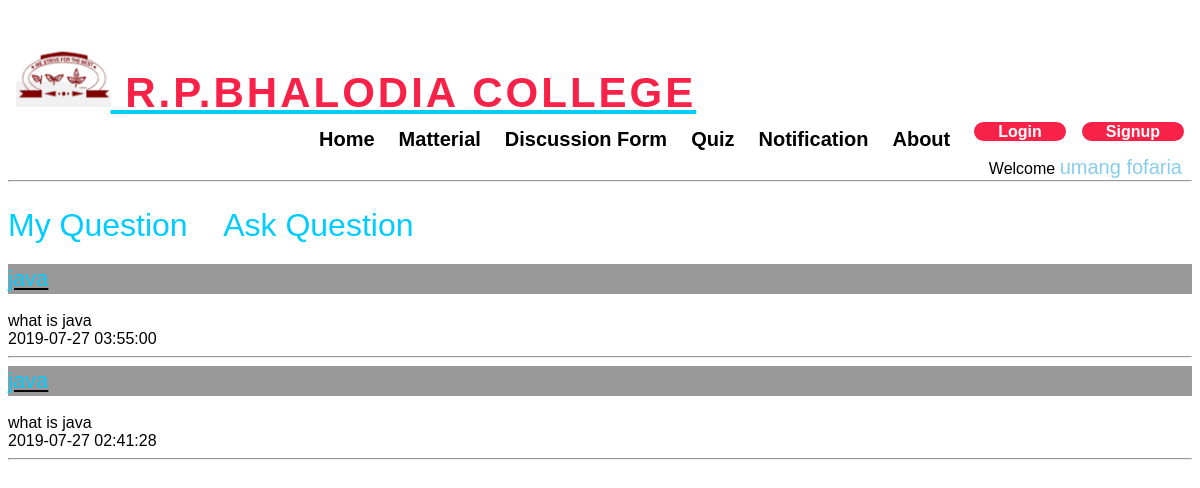
The page /que.php on the database its author committed.
### tables this page shows
CREATE TABLE IF NOT EXISTS `users` (
  `user_id` int(100) NOT NULL,
  `name` varchar(25) NOT NULL,
  `surname` varchar(25) NOT NULL,
  `username` varchar(25) NOT NULL,
  `password` varchar(25) NOT NULL,
  `email` varchar(40) NOT NULL,
  `enroll` varchar(15) NOT NULL,
  `address` varchar(100) NOT NULL,
  `mobile` varchar(15) NOT NULL,
  `ac_type` varchar(10) NOT NULL,
  `user_status` int(11) NOT NULL
);

CREATE TABLE IF NOT EXISTS `question` (
  `question_id` int(11) NOT NULL AUTO_INCREMENT,
  `heading` varchar(50) NOT NULL,
  `question_detail` varchar(20000) NOT NULL,
  `datetime` datetime NOT NULL,
  `user_id` int(11) NOT NULL,
  `subtopic_id` int(11) NOT NULL,
  `views` int(11) NOT NULL,
  PRIMARY KEY (`question_id`)
);

### utility.php (called while the page is built, shortened)
<?php
	function ExecuteQuery($SQL)
	{
		$row=mysql_query($SQL);
		return $row;
	}

### que.php (the view, shortened to what this page needs)
<?php session_start();
	include("utility.php");
		include("welcome.php");
	echo "<div class='que' style='margin-top:25px;'>";
	echo "<h1>My Question &nbsp; &nbsp;";
	echo "<a href='question.php' style='color:#00CCFF; text-decoration:none;'>Ask Question</h1></a>";
	$sql="SELECT * FROM question where user_id=1";
	$result=ExecuteQuery($sql);
	while($row=mysql_fetch_array($result))
	{
		echo "<span style='display:block; height:30px; background-color:#999999; font-weight:bold; line-height:30px; width:auto;'>";
		echo "<span style='display:block; height:30px; background-color:#999999; font-weight:bold; line-height:30px; font-size:22px;'><a href='questionview.php?qid=$row[question_id]'><h4>$row[heading]</h4></a></span>";
		echo "</span>";
		echo "<br />";
		echo $row['question_detail'];
		echo "<br />";
		echo $row['datetime'];
		echo "<hr>";
	}
	echo "</div>";
?>

### welcome.php
<?php
$sql="Select * from users where user_id=1";
$rows=ExecuteQuery($sql);
$row=mysql_fetch_array($rows);
echo "<div id='UserName12' style='float:right; margin-top:-24px; margin-right:10px;'>Welcome <a href='uedit.php' style='text-decoration:none; color:skyblue'><span id='user1' style='font-weigth:bolder; font-size:20px;'>$row[name] $row[surname]</span></a></div>";
echo "<hr style='margin-top:180px;'>";
?>

### Stylesheet/style.css (style rules this page uses)
body { color:black; font-family:Arial, Helvetica, sans-serif; }
a { color:black; transform:0.5s; }
h1,h2,h3,h4,h5,h6 { font-family:Arial, Helvetica, sans-serif; font-weight:400; margin:0 0 20px 0; padding:0; color:#00CCFF; }
#header { height:90px; padding:25px 0; position:absolute; left:0; top:0; right:0; transform:all 0.5s; z-index:0; }
#header #logo h1 { font-size:42px; padding:6px 0; margin:0; line-height:1; font-family:Arial, Helvetica, sans-serif; font-weight:700; letter-spacing:3px; text-transform:uppercase; font-family:Verdana, Arial, Helvetica, sans-serif; }
#header #logo h1 span { color:#f82249; }
#header #logo h1 a,#header #logo h1 a:hover { color:#00CCFF; }
#header #logo img { padding:0; margin:0; height:60px; }
.nav-menu,.nav-menu { margin:0; padding:0; list-style:none; }
.nav-menu li { position:relative; white-space:nowrap; }
.nav-menu > li { float:left; }
#nav-menu-container { float:right; margin:0; }
.nav-menu a { padding:8px; text-decoration:none; display:inline-block; color:black; font-family:Arial, Helvetica, sans-serif; font-weight:600; font-size:20px; outline:none; }
.nav-menu > li { margin-left:8px; }
.nav-menu > li > a:before { content:""; position:absolute; width:0; height:2px; bottom:0; left:0; background-color:#f82249; visibility:hidden; transition:all 0.3s; ease-in-out:0s; }
.nav-menu li.Login a { color:#fff; background-color:#f82249; padding:7px 22px; border-radius:50px; border:2px solid #f82249; transform:all ease-in-out 0.3s; font-weight:50m; margin-left:8px; margin-top:2px; line-height:1px; font-size:16px; }
.container { padding:16px; }
body { background-repeat:no-repeat; background-attachment:fixed; }

### rows shown on the page
users: name "umang", surname "fofaria"
question: heading "java", question_detail "what is java", datetime "2019-07-27 03:55:00"
question: heading "java", question_detail "what is java", datetime "2019-07-27 02:41:28"
